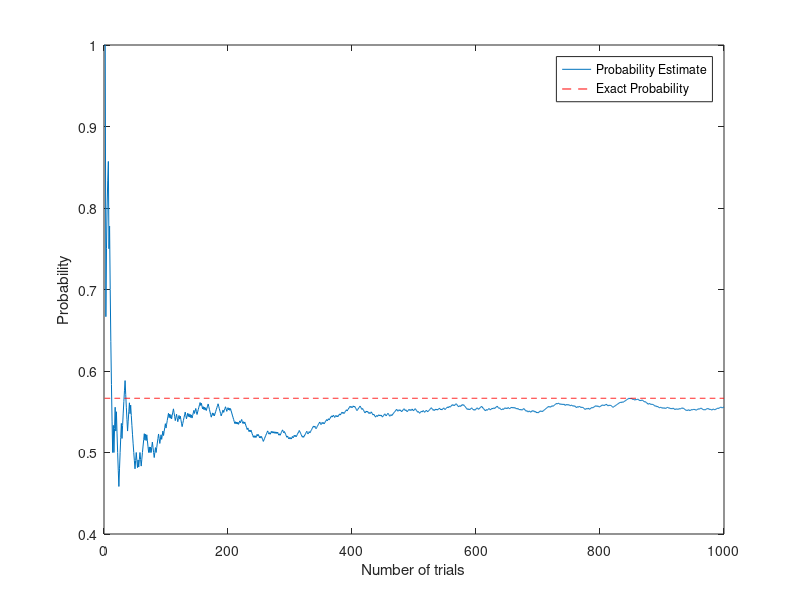

MATLAB code to generate this figure:
clear all
close all
clc

% Parameters
numtrials = 1000;
alpha = 4;
b = 3;

X = random('Poisson',alpha, numtrials,1);

est=zeros(1,numtrials); % make all estimates 0
for m = 1:numtrials
    est(m) = length(find(X(1:m)>b))/m;
end

% calculate P[X>b]
prob_add=0;
for k=0:b
    prob_add=prob_add+((alpha^k*exp(-alpha))/factorial(k)); % P(X-0)+P(X-1)+P(X-2)+P(X-3)
end
ans=1-prob_add; % P(X>b)=1-P(X-0)+P(X-1)+P(X-2)+P(X-3)

% plot
hold off, plot(1:numtrials,est)
hold on, plot(1:numtrials, ans*ones(1,numtrials),'r--');
xlabel('Number of trials')
ylabel('Probability')
legend('Probability Estimate','Exact Probability')  